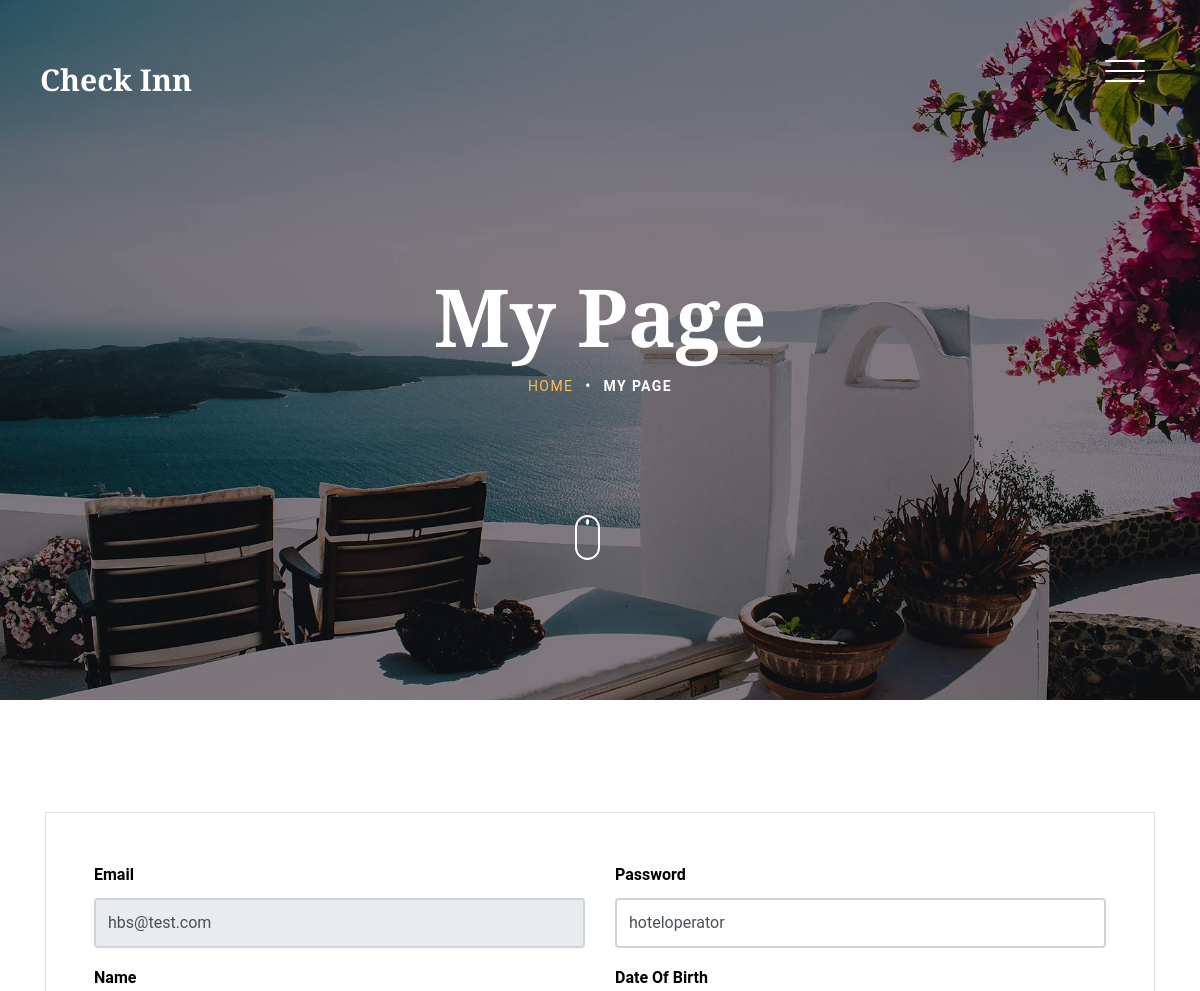
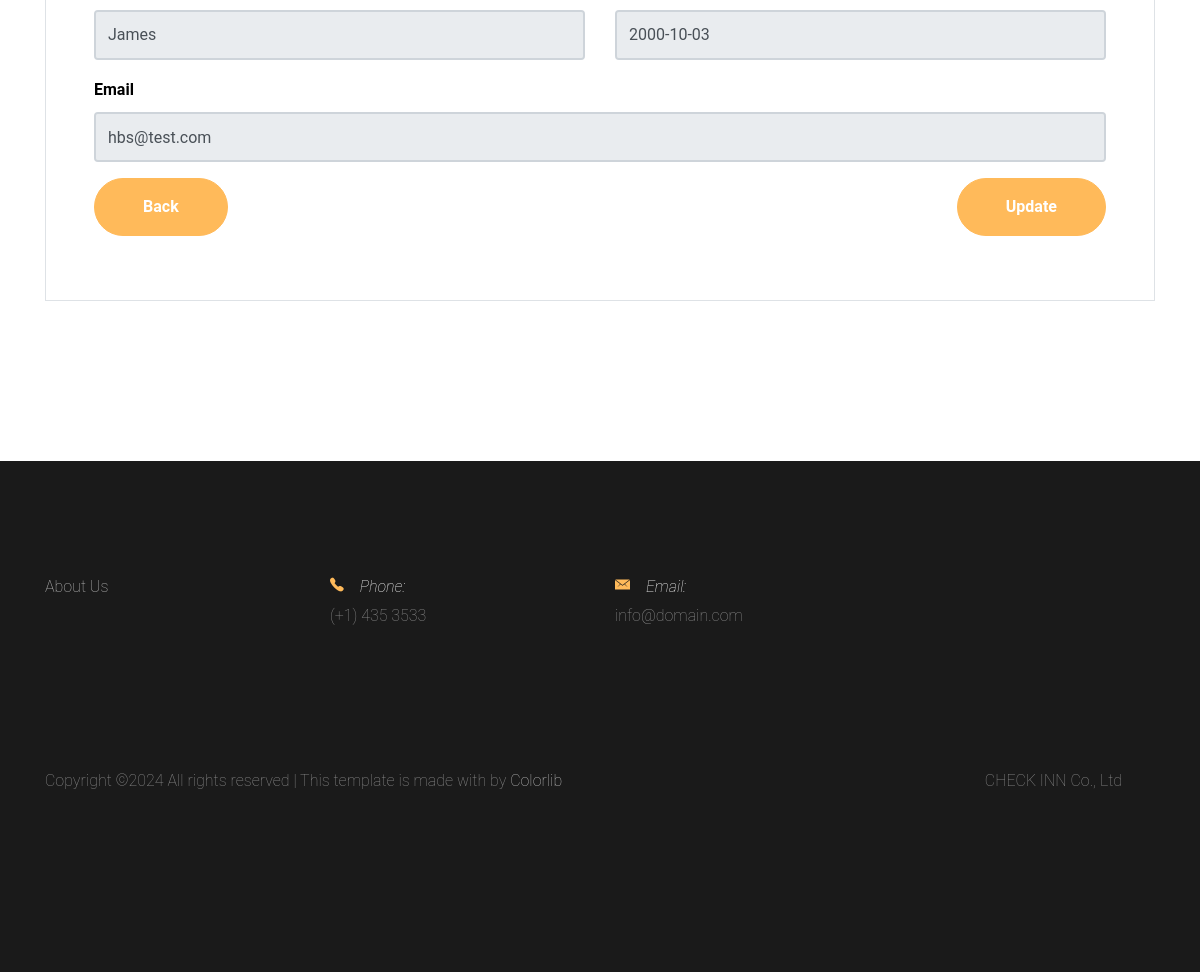
The app's page /CheckInn_Website/viewHotelOperatorInfo.php (signed in) with its own data (2 pictures, top to bottom).
### tables this page shows
CREATE TABLE `users` (
  `id` int(11) NOT NULL,
  `email` varchar(100) NOT NULL,
  `password` varchar(45) NOT NULL,
  `name` varchar(45) NOT NULL,
  `dateofbirth` date NOT NULL,
  `profile` varchar(45) NOT NULL,
  `status` varchar(45) NOT NULL,
  `hotelID` varchar(45) DEFAULT NULL
);

### CheckInn_Website/session.php (called while the page is built, shortened)
<?php
    function userData($con)
    {
        if(isset($_SESSION['email']))
        {
            $email = $_SESSION['email'];
            $query = "select * from users where email = '$email' limit 1";
            $result = mysqli_query($con, $query);
            if($result && mysqli_num_rows($result) > 0)
            {
                $userData = mysqli_fetch_assoc($result);
                return $userData;
            }
        }
        die;
    }
?>

### CheckInn_Website/viewHotelOperatorInfo.php (the view, shortened to what this page needs)
<?php
    include("dbConn.php");
    include("session.php");
    $userData = userData($db);
    $hotelOperatorID = $userData['email'];
    $q = "select * from users where email='$hotelOperatorID'";
    $query = mysqli_query($db, $q);
?>
<!DOCTYPE HTML>
<html>
  <head>
    <link rel="stylesheet" href="css/bootstrap.min.css">
    <link rel="stylesheet" href="css/animate.css">
    <link rel="stylesheet" href="css/owl.carousel.min.css">
    <link rel="stylesheet" href="css/aos.css">
    <link rel="stylesheet" href="css/bootstrap-datepicker.css">
    <link rel="stylesheet" href="css/jquery.timepicker.css">
    <link rel="stylesheet" href="css/fancybox.min.css">
    <link rel="stylesheet" href="fonts/ionicons/css/ionicons.min.css">
    <link rel="stylesheet" href="fonts/fontawesome/css/font-awesome.min.css">
    <link rel="stylesheet" href="css/style.css">
  </head>
  <body>
    <header class="site-header js-site-header">
      <div class="container-fluid">
        <div class="row align-items-center">
          <div class="col-6 col-lg-4 site-logo" data-aos="fade"><a href="hotelOperator.php">Check Inn</a></div>
          <div class="col-6 col-lg-8">
            <div class="site-menu-toggle js-site-menu-toggle"  data-aos="fade">
              <span></span>
              <span></span>
              <span></span>
            </div>
          </div>
        </div>
      </div>
    </header>
    <section class="site-hero inner-page overlay" style="background-image: url(images/hero_4.jpg)" data-stellar-background-ratio="0.5">
      <div class="container">
        <div class="row site-hero-inner justify-content-center align-items-center">
          <div class="col-md-10 text-center" data-aos="fade">
            <h1 class="heading mb-3">My Page</h1>
            <ul class="custom-breadcrumbs mb-4">
              <li><a href="hotelOperator.php">Home</a></li>
              <li>&bullet;</li>
              <li>My Page</li>
            </ul>
          </div>
        </div>
      </div>
      <a class="mouse smoothscroll" href="#next">
        <div class="mouse-icon">
          <span class="mouse-wheel"></span>
        </div>
      </a>
    </section>
    <section class="section contact-section" id="next">
      <div class="container">
        <div class="row">
          <div class="col" data-aos="fade-up" data-aos-delay="100">
            <form method="post" class="bg-white p-md-5 p-4 mb-5 border">
            <?php
              while($data = mysqli_fetch_array($query)) :?>
                <div class="row">
                  <div class="col-md-6 form-group">
                    <label class="text-black font-weight-bold" for="ID">Email</label>
                    <input name="email" type="text" id="email" class="form-control " value="<?php echo $data['email'];?>" disabled>
                  </div>
                  <div class="col-md-6 form-group">
                    <label class="text-black font-weight-bold" for="password">Password</label>
                    <input name="password" type="text" id="password" class="form-control " value="<?php echo $data['password'];?>">
                  </div>
                </div>
                <div class="row">
                  <div class="col-md-6 form-group">
                    <label class="text-black font-weight-bold" for="name">Name</label>
                    <input name="name" type="text" id="name" class="form-control " value="<?php echo $data['name'];?>" disabled>
                  </div>
                  <div class="col-md-6 form-group">
                    <label class="text-black font-weight-bold" for="dob">Date Of Birth</label>
                    <input name="dateofbirth" type="text" id="dateofbirth" class="form-control " value="<?php echo $data['dateofbirth'];?>" disabled>
                  </div>
                </div>
                <div class="row">
                  <div class="col-md-12 form-group">
                    <label class="text-black font-weight-bold" for="email">Email</label>
                    <input name="email" type="email" id="email" class="form-control " value="<?php echo $data['email'];?>" disabled>
                  </div>
                </div>
              <div class="row">
                <div class="col-sm form-group">
                  <input name="back" type="submit" value="Back" class="btn btn-primary text-white py-3 px-5 font-weight-bold">
                </div>
                <div class="col-sm form-group text-right">
                  <input name="update" type="submit" value="Update" class="btn btn-primary text-white py-3 px-5 font-weight-bold">
                </div>
              </div>
            </form>
          </div>
          <?php endwhile;?>
        </div>
      </div>
    </section>
    <footer class="section footer-section">
      <div class="container">
        <div class="row mb-4">
          <div class="col-md-3 mb-5">
            <ul class="list-unstyled link">
              <li><a href="#aboutUs">About Us</a></li>
            </ul>
          </div>
          <div class="col-md-3 mb-5 pr-md-5 contact-info">
              <p><span class="d-block"><span class="ion-ios-telephone h5 mr-3 text-primary"></span>Phone:</span> <span> (+1) 435 3533</span></p>
          </div>
          <div class="col-md-3 mb-5 pr-md-5 contact-info">
            <p><span class="d-block"><span class="ion-ios-email h5 mr-3 text-primary"></span>Email:</span> <span> info@domain.com</span></p>
          </div>
        </div>
        <div class="row pt-5">
          <p class="col-md-6 text-left">
            Copyright &copy; All rights reserved | This template is made with  by <a href="https://colorlib.com" target="_blank" >Colorlib</a>
          </p>
          <div class="col-md-6 mb-5 pr-md-5 text-right">
            <p>CHECK INN Co., Ltd</p>
          </div>
        </div>
      </div>
    </footer>
  </body>
</html>

### adminPage/css/style.css (style rules this page uses)
body { background: #fff; font-family: "Roboto", arial, sans-serif; font-weight: 200; font-size: 16px; line-height: 1.8; color: #6c757d; position: relative; }
a { -webkit-transition: .3s all ease; -o-transition: .3s all ease; transition: .3s all ease; text-decoration: none; }
h1, h2, h3, h4, h5 { color: #000; font-family: "Playfair Display", times, serif; }
.container-fluid { max-width: 1600px; }
.btn { padding-left: 30px; padding-right: 30px; padding-top: 10px; padding-bottom: 10px; border-radius: 50px; }
.btn, .form-control { outline: none; -webkit-box-shadow: none !important; box-shadow: none !important; }
.form-control { -webkit-box-shadow: none !important; box-shadow: none !important; height: 50px; border-width: 2px; }
.site-header { position: fixed; top: 0; width: 100%; padding: 60px 0; z-index: 2; -webkit-transition: .3s all ease-in-out; -o-transition: .3s all ease-in-out; transition: .3s all ease-in-out; }
.site-logo { padding-left: 40px; }
.site-logo a { font-size: 30px; color: #fff; font-weight: bold; line-height: 1; font-family: "Playfair Display", times, serif; }
.site-hero { background-size: cover; height: 100vh; min-height: 700px; width: 100%; position: relative; }
.site-hero .heading { font-family: "Playfair Display", times, serif; font-weight: bold; }
.site-hero.overlay:before { background: rgba(0, 0, 0, 0.45); content: ""; position: absolute; height: 100vh; min-height: 700px; top: 0; left: 0; bottom: 0; right: 0; }
.site-hero.inner-page { height: 50vh; min-height: 700px; }
.site-hero.inner-page.overlay:before { height: 50vh; min-height: 700px; }
.site-hero-inner { height: 100vh; min-height: 700px; }
.site-hero-inner .heading { font-size: 80px; font-family: "Playfair Display", times, serif; color: #fff; line-height: 1; font-weight: bold; }
.inner-page .site-hero-inner { height: 50vh; min-height: 700px; }
.site-menu-toggle { top: 0; float: right; width: 40px; height: 45px; position: relative; margin: 0px auto; z-index: 200; -webkit-transform: rotate(0deg); -moz-transform: rotate(0deg); -o-transform: rotate(0deg); -ms-transform: rotate(0deg); transform: rotate(0deg); -webkit-transition: .5s ease-in-out; -moz-transition: .5s ease-in-out; -o-transition: .5s ease-in-out; transition: .5s ease-in-out; cursor: pointer; margin-right: 40px; }
.site-menu-toggle span { display: block; position: absolute; height: 2px; width: 100%; background: #fff; border-radius: 9px; opacity: 1; left: 0; -webkit-transform: rotate(0deg); -moz-transform: rotate(0deg); -o-transform: rotate(0deg); -ms-transform: rotate(0deg); transform: rotate(0deg); -webkit-transition: .25s ease-in-out; -moz-transition: .25s ease-in-out; -o-transition: .25s ease-in-out; transition: .25s ease-in-out; }
.site-menu-toggle span:nth-child(1) { top: 0px; }
.site-menu-toggle span:nth-child(2) { top: 10px; }
.site-menu-toggle span:nth-child(3) { top: 20px; }
.section { padding: 7em 0; }
.heading-serif, .heading, .testimonial-section .heading, .slider-section .heading, .blog-post-entry .heading { font-size: 60px; font-family: "Playfair Display", times, serif; font-weight: 700; }
.footer-section { background: #1a1a1a; color: #fff; }
.footer-section a { color: rgba(255, 255, 255, 0.7); }
.footer-section p { color: rgba(255, 255, 255, 0.5); }
.footer-section .contact-info span.d-block { font-style: italic; color: #fff; }
.footer-section .link li { margin-bottom: 10px; }
.mouse { width: 100px; display: inline-block; position: absolute; left: 50%; bottom: 140px; z-index: 1; -webkit-transform: translateX(-25%); -ms-transform: translateX(-25%); transform: translateX(-25%); }
.mouse-icon { width: 25px; height: 45px; border: 2px solid white; border-radius: 15px; cursor: pointer; position: relative; text-align: center; }
.mouse-wheel { height: 6px; margin: 2px auto 0; display: block; width: 3px; background-color: white; border-radius: 50%; -webkit-animation: 1.6s ease infinite wheel-up-down; -moz-animation: 1.6s ease infinite wheel-up-down; animation: 1.6s ease infinite wheel-up-down; }
.text-black { color: #000 !important; }
.custom-breadcrumbs { list-style: none; padding: 0; margin: 0; }
.custom-breadcrumbs li { display: inline-block; color: #fff; margin: 0 4px; text-transform: uppercase; font-size: 14px; letter-spacing: .1em; font-weight: bold; }
.custom-breadcrumbs li a { font-weight: normal; }

### records on screen
users: email "hbs@test.com", password "hoteloperator", name "James", dateofbirth "2000-10-03"
